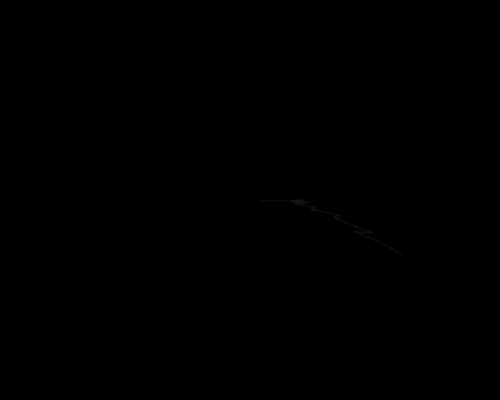
Frame 1 (no input)
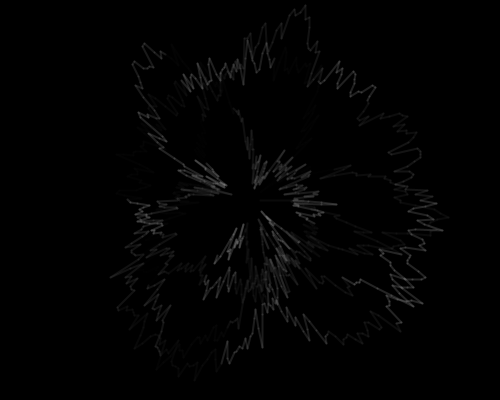
Frame 60 (the mouse pressed at the canvas centre just before this capture)
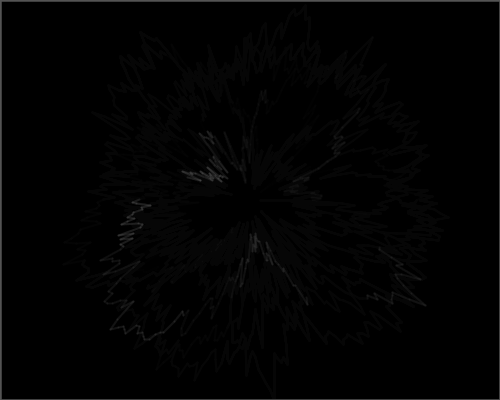
Frame 120 (the mouse held since frame 60 and released just before this capture)

The Processing sketch that drew these frames (run headless with seeded random() and noise(); from frame 60 on, the mouse is pressed at the canvas centre):

// Processing sketch: processing_147583
// ── processing_147583.pde

float radius;
int centX;
int centY;
float x,y;
float lastx,lasty;
float radiusNoise=random(10);
float ang;
float thisradius,rad;
float addr=5;
float opacity=10;
void setup(){
  size(500,400);
  background(0);
  strokeWeight(2);
  stroke(255,opacity);
  smooth();
  radius = 10;
  centX=250;
  centY=200;
  ang=0;
  lastx =centX+radius;
  lasty = centY;
  frameRate(150);
}

void draw(){
  if(mousePressed){
    fill(0,20);
    rect(0,0,width,height);
  }
  stroke(random(0,2)*100,50);
  for(int i =0;i<20;i++){
    ang++;
    radiusNoise+=0.5;
    //stroke(0,radius%255);
    if(radius>150){
        addr=-random(0,5);
    }if(radius<0){
        addr=random(0,5);
    }
    radius+=addr;
     
    thisradius = radius + (noise(radiusNoise)*70);
    rad = radians(ang%360);
    x = centX + (thisradius * cos(rad));
    y = centY + (thisradius * sin(rad));
    line(x,y,lastx,lasty);
    lastx=x;
    lasty=y;
  }
  
}
